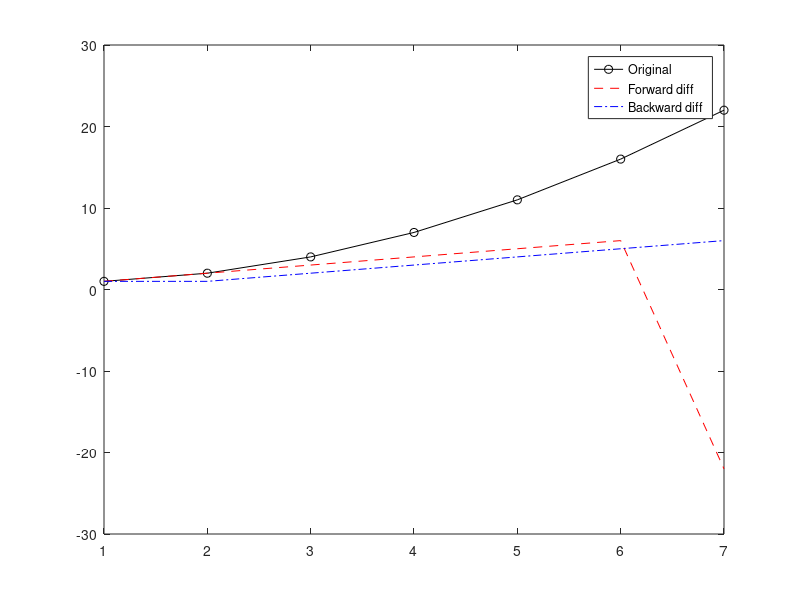

MATLAB code for this plot:
signal = [1 2 4 7 11 16 22];

% Forward difference filter: [1 -1 0]
forward_filter = [1 -1 0];
forward_diff = conv(signal, forward_filter, 'same');

% Backward difference filter: [0 1 -1]
backward_filter = [0 1 -1];
backward_diff = conv(signal, backward_filter, 'same');

disp('Original signal:');
disp(signal);
disp('Forward difference:');
disp(forward_diff);
disp('Backward difference:');
disp(backward_diff);

plot(signal, 'k-o'); hold on;
plot(forward_diff, 'r--');
plot(backward_diff, 'b-.');
legend('Original', 'Forward diff', 'Backward diff');
hold off;